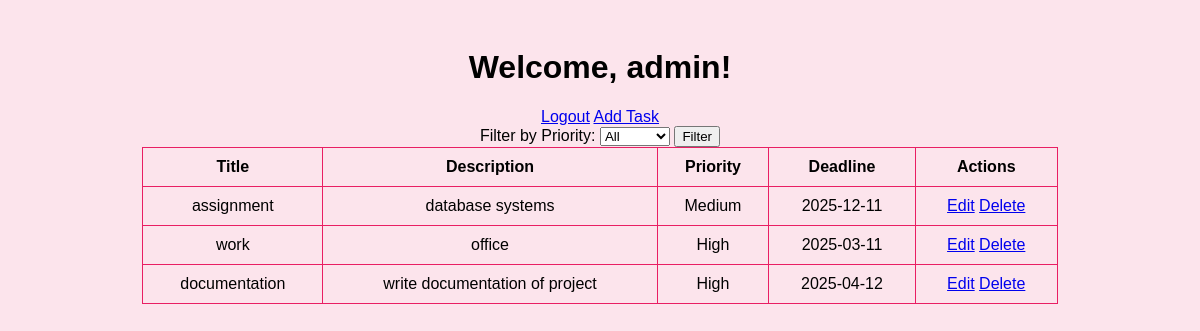
/dashboard.php (signed in), run on the app's committed database.
### tables this page shows
CREATE TABLE `task` (
  `taskID` int(11) NOT NULL,
  `title` varchar(255) NOT NULL,
  `description` text DEFAULT NULL,
  `deadline` date DEFAULT NULL,
  `priority` enum('Low','Medium','High') DEFAULT NULL,
  `projectID` int(11) DEFAULT NULL,
  `taskTypeID` int(11) DEFAULT NULL,
  `status` tinyint(1) DEFAULT 0
);

### dashboard.php (the view, shortened to what this page needs)
<?php
include 'db.php';
$user = $_SESSION['user'];
$query = "SELECT t.*, p.name AS projectName, tt.typeName AS taskType FROM Task t
          JOIN Project p ON t.projectID = p.projectID
          JOIN TaskType tt ON t.taskTypeID = tt.taskTypeID";
$tasks = $conn->query($query);
?>
<!DOCTYPE html>
<html lang="en">
<head>
    <link rel="stylesheet" href="style.css">
</head>
<body>
    <div class="dashboard">
        <h1>Welcome, <?php echo $user['username']; ?>!</h1>
        <a href="logout.php" class="logout">Logout</a>
        <a href="add_task.php" class="add-task">Add Task</a>
        <form method="GET">
            <label for="priority">Filter by Priority:</label>
            <select name="priority" id="priority">
                <option value="">All</option>
            </select>
            <button type="submit">Filter</button>
        </form>
        <div class="task-table">
            <table>
                <thead>
                    <tr>
                        <th>Title</th>
                        <th>Description</th>
                        <th>Priority</th>
                        <th>Deadline</th>
                        <th>Actions</th>
                    </tr>
                </thead>
                <tbody>
                    <?php while ($task = $tasks->fetch_assoc()) { ?>
                        <tr>
                            <td><?php echo $task['title']; ?></td>
                            <td><?php echo $task['description']; ?></td>
                            <td><?php echo $task['priority']; ?></td>
                            <td><?php echo $task['deadline']; ?></td>
                            <td>
                                <a href="edit_task.php?id=<?php echo $task['taskID']; ?>">Edit</a>
                                <a href="delete_task.php?id=<?php echo $task['taskID']; ?>">Delete</a>
                            </td>
                        </tr>
                    <?php } ?>
                </tbody>
            </table>
        </div>
    </div>
</body>
</html>

### style.css (style rules this page uses)
body { font-family: Arial, sans-serif; background-color: #fce4ec; }
.dashboard { text-align: center; padding: 20px; }
.task-table table { width: 80%; margin: auto; border-collapse: collapse; }
.task-table th, .task-table td { padding: 10px; text-align: center; border: 1px solid #e91e63; }

### data on the page
task: title "assignment", description "database systems", priority "Medium", deadline "2025-12-11"
task: title "work", description "office", priority "High", deadline "2025-03-11"
task: title "documentation", description "write documentation of project", priority "High", deadline "2025-04-12"

### other printed values
$user['username'] "admin"
